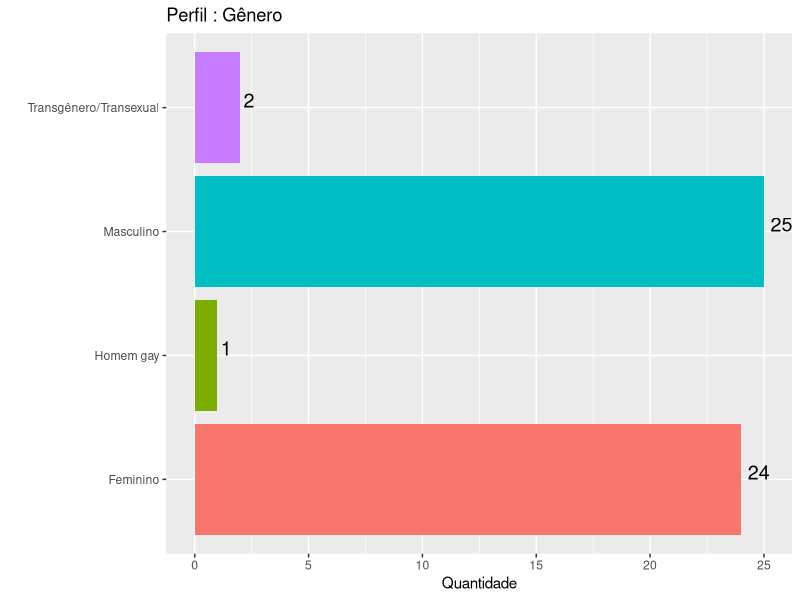
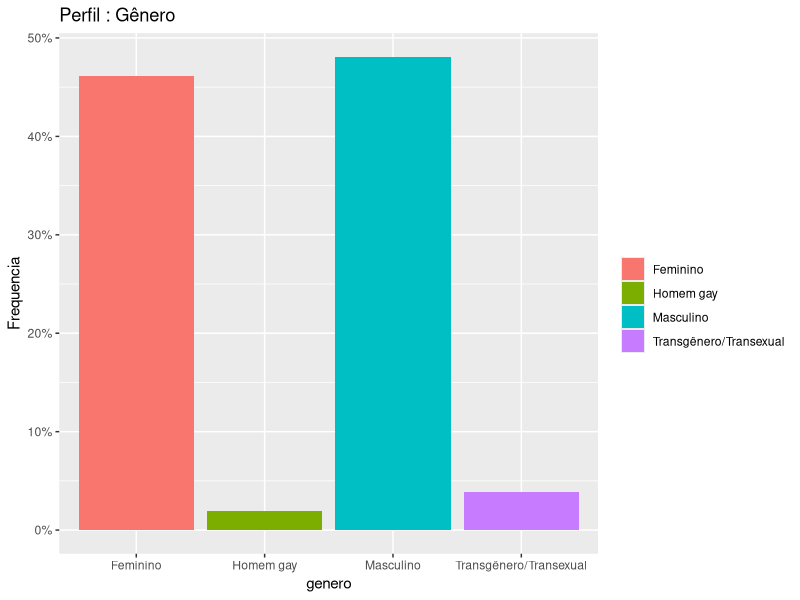
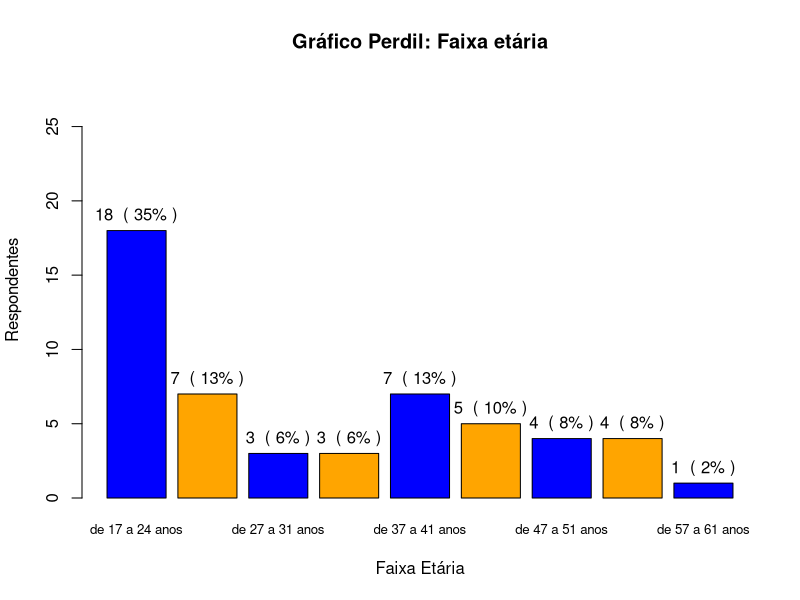
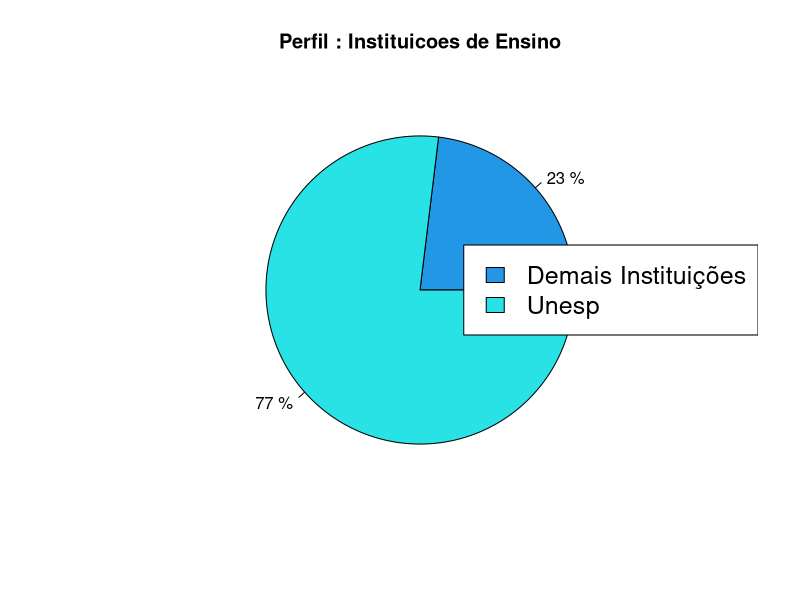
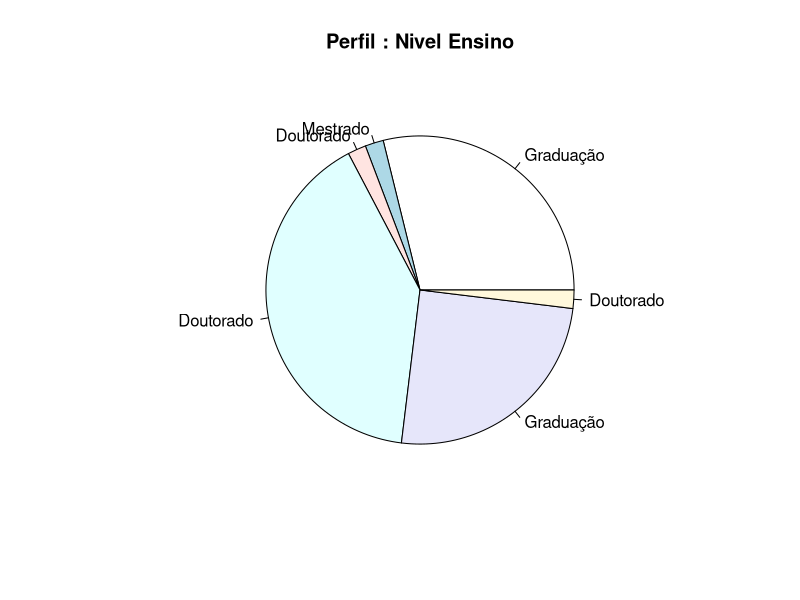
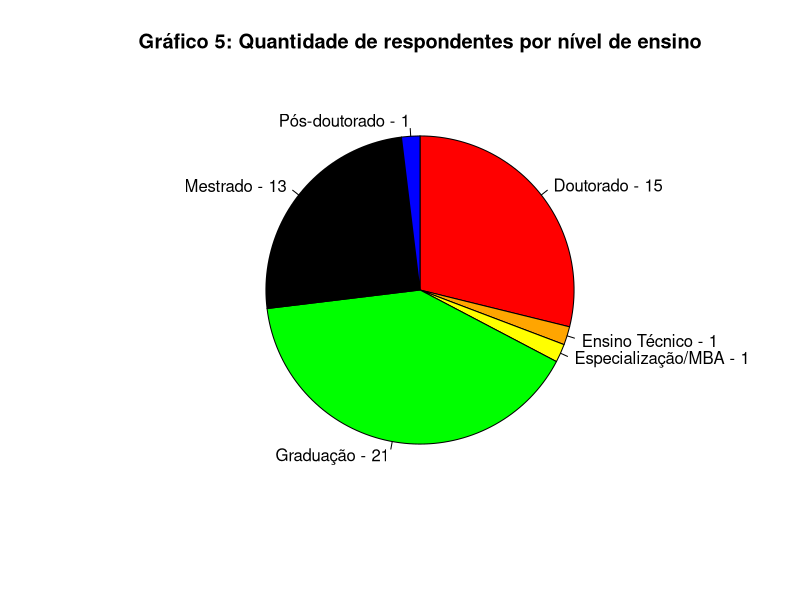

Here is the R script that generated these plots, in order:
# Universidade Estadual Paulista - UNESP
# PPGMiT FAAC-UNESP
#
# Trabalho Final da Disciplina Ciência de Dados - 2022
# Prof. Joao Pedro Albino
#
# Alunos :  Lívia Inglesis Barcellos
#           Henrique Mercez
#           Marcelo José dos Santos
#           Shelley Navari
#
# Impacto da COVID-19 nos Estudantes Universitários no Brasil
# Fonte de dados : 

# como os alunos vivenciaram a pandemia da COVID-19;
# de que forma se comportaram frente as restrições impostas pelos riscos de contágio;
# (quais suas considerações a respeito das estratégias que foram adotadas pelas instituições superiores; e
# como estes fatores influenciaram sua vida.

# minha proposta
# quantidade de respostas do questionario
# 1.perfil : faixa etaria, genero, onde mora, cursos, nivel ensino
# 2.as pessoas na pandemia : vacinacao, 
#       psicologico : ansiedade, qualidade de vida, convivencia risco relevante
#       condicao financeira : renda, ajuda, endividamento, despesas   
# 3. estrategias das insituicoes superiores
# 4.     

# Import packages
library(tidyverse)
library(ggplot2)

# Importacao arquivo CSV
dataset.csv <-read.csv("./dados/COVID19IES.csv", header = TRUE, sep = ";", quote = "\"", dec = ".")

# Numero Total de Questionarios respondidos
num_questionario = as.numeric(nrow(dataset.csv))
print(paste("Numero de Questionarios Respondidos :", num_questionario))

# Grafico Perfil : Genero (1)
genero <- table(dataset.csv$genero)
df_genero <- as.data.frame(table(dataset.csv$genero))

grafico.genero <- ggplot(dataset.csv, aes(y=genero, fill=genero))+
                  geom_bar()+
                  geom_text(aes(label = ..count..), stat = "count", size = 5, hjust = -0.3, vjust = 0, colour = "black")+theme(legend.position="none")+
                  labs(title="Perfil : Gênero", x = "Quantidade", y = "")  
grafico.genero

ggplot(dataset.csv, aes(genero, fill = genero)) + 
  geom_bar(aes(y = (..count..)/sum(..count..))) + 
  scale_y_continuous(labels=scales::percent) +
  ylab("Frequencia")+
ggtitle("Perfil : Gênero")+
scale_fill_discrete(name="")

# Grafico Perfil : Faixas Etárias (2)
idade <- table(dataset.csv$idade)

# Porcentagem das faixas etárias
pct_idade <- paste0(round(unname(idade) / sum(unname(idade)) * 100,0), "%")

# Amplitude 
valor_min = min(dataset.csv$idade)
valor_max = max(dataset.csv$idade)

df_faixa_etaria <- data.frame(faixa_etaria="", idade=dataset.csv$idade )

for (k in 1:nrow(df_faixa_etaria)) {
  if(df_faixa_etaria$idade[k] <= 24) df_faixa_etaria$faixa_etaria[k] <- "de 17 a 24 anos"
  if(df_faixa_etaria$idade[k] >= 25 & df_faixa_etaria$idade[k] <= 26) df_faixa_etaria$faixa_etaria[k] <- "de 22 a 26 anos"
  if(df_faixa_etaria$idade[k] >= 27 & df_faixa_etaria$idade[k] <= 31) df_faixa_etaria$faixa_etaria[k] <- "de 27 a 31 anos"
  if(df_faixa_etaria$idade[k] >= 32 & df_faixa_etaria$idade[k] <= 36) df_faixa_etaria$faixa_etaria[k] <- "de 32 a 36 anos"
  if(df_faixa_etaria$idade[k] >= 37 & df_faixa_etaria$idade[k] <= 41) df_faixa_etaria$faixa_etaria[k] <- "de 37 a 41 anos"
  if(df_faixa_etaria$idade[k] >= 42 & df_faixa_etaria$idade[k] <= 46) df_faixa_etaria$faixa_etaria[k] <- "de 42 a 46 anos" 
  if(df_faixa_etaria$idade[k] >= 47 & df_faixa_etaria$idade[k] <= 51) df_faixa_etaria$faixa_etaria[k] <- "de 47 a 51 anos" 
  if(df_faixa_etaria$idade[k] >= 52 & df_faixa_etaria$idade[k] <= 56) df_faixa_etaria$faixa_etaria[k] <- "de 52 a 56 anos"
  if(df_faixa_etaria$idade[k] >= 57 & df_faixa_etaria$idade[k] <= 61) df_faixa_etaria$faixa_etaria[k] <- "de 57 a 61 anos"
  if(df_faixa_etaria$idade[k] > 61) df_faixa_etaria$faixa_etaria[k] <- "acima de 61 anos"
}

df_faixa_etaria

## table idade_concat
tbl_faixa_etaria <- table(df_faixa_etaria$faixa_etaria)
tbl_faixa_etaria

## Porcentagem por Faixa Etaria
pct_faixa_etaria <- paste0(round(unname(tbl_faixa_etaria) / sum(unname(tbl_faixa_etaria)) * 100,0), "%")
pct_faixa_etaria

grafico_faixa_etaria <- barplot(tbl_faixa_etaria, 
                              main = "Gráfico Perdil: Faixa etária",
                              xlab = "Faixa Etária", 
                              ylab = "Respondentes",
                              col = c("blue", "orange"),
                              ylim = c(0,max(tbl_faixa_etaria) + 10),
                              cex.axis=1.0, cex.names=0.8)
text(x = grafico_faixa_etaria, y = tbl_faixa_etaria, label = paste(tbl_faixa_etaria, " (", pct_faixa_etaria, ")"), cex=1, pos=3)

grafico_faixa_etaria

# Grafico Instituicao de Ensino (77% Unesp Bauru)     
df_ies <- data.frame(sigla_ies="", ies=dataset.csv$ies )

for (k in 1:nrow(df_ies)) {
  if(df_ies$ies[k] == "UNESP Bauru") df_ies$sigla_ies[k]<- "UNESP Bauru"
  if(df_ies$ies[k] != "UNESP Bauru") df_ies$sigla_ies[k]<- "Demais Instituições"
}

df_ies$sigla_ies

tbl_ies <- table(df_ies$sigla_ies)
tbl_ies

pct_ies <- paste(round(unname(tbl_ies) / sum(unname(tbl_ies)) * 100), "%")
pct_ies

pie(tbl_ies, main = "Perfil : Instituicoes de Ensino", labels = pct_ies, col = c(4,5))
legend("right", c("Demais Instituições", "Unesp"), 
       cex = 1.5, fill = c(4,5))

# Grafico Nivel Ensino ()
df_nivel_ensino <- data.frame(nivel_ensino = dataset.csv$nivel_ensino )

df_nivel_ensino

tbl_nivel_ensino <- table(dataset.csv$nivel_ensino)
tbl_nivel_ensino

pct_nivel_ensino <- paste(round(unname(tbl_nivel_ensino) / sum(unname(tbl_nivel_ensino)) * 100), "%")
pct_nivel_ensino

pie(tbl_nivel_ensino, main = "Perfil : Nivel Ensino", labels = df_nivel_ensino$nivel_ensino)

pie(tbl_nivel_ensino,
    edges = 200, radius = 0.8,
    clockwise = T,
    density = NULL, angle = 90, col = c("red", "orange", "yellow", "green", "black", "blue"),
    labels = paste(names(tbl_nivel_ensino), "-", tbl_nivel_ensino),
    main = "Gráfico 5: Quantidade de respondentes por nível de ensino")

